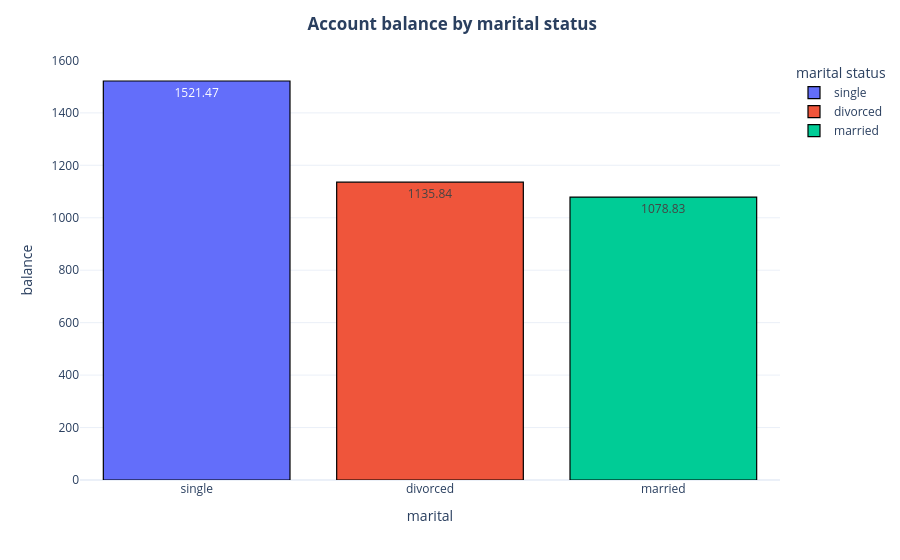

The code cell stored with this chart in its notebook:
### Code cell
b=df.groupby(['marital'], as_index=False)['balance'].mean()
b['balance']=round(a['balance'], 2)
fig=px.bar(b.sort_values(by='balance', ascending=False), x='marital', y='balance', text='balance', color='marital', template='plotly_white')
fig.update_layout(title_x=0.5, title_text='<b> Account balance by marital status', legend_title_text='marital status')
fig.update_traces(marker=dict(line=dict(color='#000000', width=1.2)))
fig.show()

### Figure 1 — Plotly figure (JSON) as saved in the notebook; plotly's stock layout.template omitted (floating-point values rounded to 4 significant figures)
{"data": [{"alignmentgroup": "True", "hovertemplate": "marital=%{x}<br>balance=%{text}<extra></extra>", "legendgroup": "single", "marker": {"color": "#636efa", "line": {"color": "#000000", "width": 1.2}, "pattern": {"shape": ""}}, "name": "single", "offsetgroup": "single", "orientation": "v", "showlegend": true, "text": [1521.0], "textposition": "auto", "type": "bar", "x": ["single"], "xaxis": "x", "y": [1521.0], "yaxis": "y"}, {"alignmentgroup": "True", "hovertemplate": "marital=%{x}<br>balance=%{text}<extra></extra>", "legendgroup": "divorced", "marker": {"color": "#EF553B", "line": {"color": "#000000", "width": 1.2}, "pattern": {"shape": ""}}, "name": "divorced", "offsetgroup": "divorced", "orientation": "v", "showlegend": true, "text": [1136.0], "textposition": "auto", "type": "bar", "x": ["divorced"], "xaxis": "x", "y": [1136.0], "yaxis": "y"}, {"alignmentgroup": "True", "hovertemplate": "marital=%{x}<br>balance=%{text}<extra></extra>", "legendgroup": "married", "marker": {"color": "#00cc96", "line": {"color": "#000000", "width": 1.2}, "pattern": {"shape": ""}}, "name": "married", "offsetgroup": "married", "orientation": "v", "showlegend": true, "text": [1079.0], "textposition": "auto", "type": "bar", "x": ["married"], "xaxis": "x", "y": [1079.0], "yaxis": "y"}], "layout": {"barmode": "relative", "legend": {"title": {"text": "marital status"}, "tracegroupgap": 0}, "margin": {"t": 60}, "title": {"text": "<b> Account balance by marital status", "x": 0.5}, "xaxis": {"anchor": "y", "categoryarray": ["single", "divorced", "married"], "categoryorder": "array", "domain": [0, 1], "title": {"text": "marital"}}, "yaxis": {"anchor": "x", "domain": [0, 1], "title": {"text": "balance"}}}}
